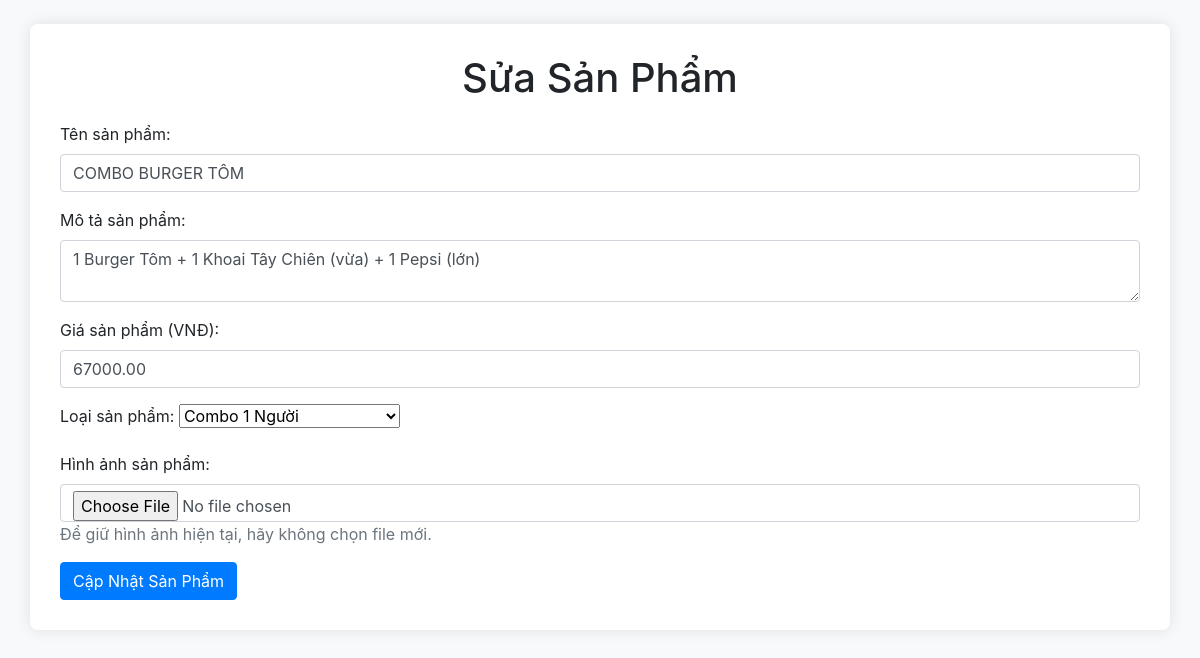
Screenshot of /fast_food_website/edit_product.php?id=24 with the database file from the repository.
### tables this page shows
CREATE TABLE `products` (
  `id` int(11) NOT NULL,
  `name` varchar(100) NOT NULL,
  `description` text NOT NULL,
  `price` decimal(10,2) NOT NULL,
  `image_url` varchar(255) NOT NULL,
  `category_id` int(11) NOT NULL
);

CREATE TABLE `categories` (
  `id` int(11) NOT NULL,
  `name` varchar(50) NOT NULL,
  `description` text NOT NULL
);

### fast_food_website/edit_product.php (the view, shortened to what this page needs)
<?php
include 'includes/db_connection.php';
$product_id = (int)$_GET['id'];
$stmt = $conn->prepare("SELECT * FROM products WHERE id = ?");
$stmt->bind_param("i", $product_id);
$stmt->execute();
$product = $stmt->get_result()->fetch_assoc();
$categories = $conn->query("SELECT * FROM categories");
?>
<!DOCTYPE html>
<html lang="vi">
<head>
    <link rel="stylesheet" href="https://stackpath.bootstrapcdn.com/bootstrap/4.5.2/css/bootstrap.min.css">
</head>
<body>
    <main class="container my-4">
        <h1 class="text-center">Sửa Sản Phẩm</h1>
        <form action="edit_product.php?id=<?php echo $product_id; ?>" method="post" enctype="multipart/form-data">
            <div class="mb-3">
                <label for="name" class="form-label">Tên sản phẩm:</label>
                <input type="text" id="name" name="name" class="form-control" value="<?php echo $product['name']; ?>" required>
            </div>
            <div class="mb-3">
                <label for="description" class="form-label">Mô tả sản phẩm:</label>
                <textarea id="description" name="description" class="form-control" required><?php echo $product['description']; ?></textarea>
            </div>
            <div class="mb-3">
                <label for="price" class="form-label">Giá sản phẩm (VNĐ):</label>
                <input type="number" id="price" name="price" class="form-control" value="<?php echo $product['price']; ?>" required>
            </div>
            <div class="mb-3">
                <label for="category_id" class="form-label">Loại sản phẩm:</label>
                <select id="category_id" name="category_id" class="form-select" required>
                    <?php while ($row = $categories->fetch_assoc()): ?>
                        <option value="<?php echo $row['id']; ?>" <?php echo $row['id'] == $product['category_id'] ? 'selected' : ''; ?>><?php echo $row['name']; ?></option>
                    <?php endwhile; ?>
                </select>
            </div>
            <div class="mb-3">
                <label for="image" class="form-label">Hình ảnh sản phẩm:</label>
                <input type="file" id="image" name="image" accept="image/*" class="form-control">
                <p class="text-muted">Để giữ hình ảnh hiện tại, hãy không chọn file mới.</p>
            </div>
            <button type="submit" name="submit" class="btn btn-primary">Cập Nhật Sản Phẩm</button>
        </form>
    </main>
</body>
</html>

### fast_food_website/edit_product.php (style rules this page uses)
body { background-color: #f8f9fa; }
.container { background-color: white; border-radius: 8px; padding: 30px; box-shadow: 0 0 15px rgba(0, 0, 0, 0.1); }
h1 { margin-bottom: 20px; }

### rows the page displays
products: name "COMBO BURGER TÔM", description "1 Burger Tôm + 1 Khoai Tây Chiên (vừa) + 1 Pepsi (lớn)", price "67000.00", category_id "Combo 1 Người"
